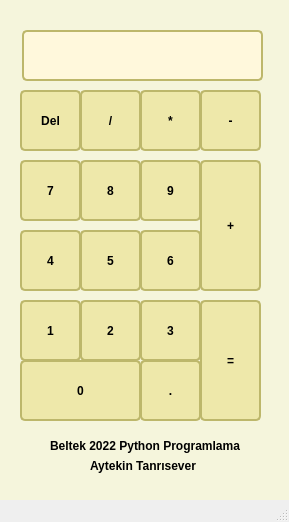
<?xml version="1.0" encoding="UTF-8"?>
<ui version="4.0">
 <class>MainWindow</class>
 <widget class="QMainWindow" name="MainWindow">
  <property name="geometry">
   <rect>
    <x>0</x>
    <y>0</y>
    <width>289</width>
    <height>522</height>
   </rect>
  </property>
  <property name="windowTitle">
   <string>Hesap Makinesi</string>
  </property>
  <property name="styleSheet">
   <string notr="true">.QWidget {
   background-color: beige;
}

/* Nice Windows-XP-style password character. */
QLineEdit[echoMode=&quot;2&quot;] {
    lineedit-password-character: 9679;
}

/* We provide a min-width and min-height for push buttons
   so that they look elegant regardless of the width of the text. */
QPushButton {
    background-color: palegoldenrod;
    border-width: 2px;
    border-color: darkkhaki;
    border-style: solid;
    border-radius: 5;
    padding: 3px;
    min-width: 9ex;
    min-height: 2.5ex;
}

QPushButton:hover {
   background-color: khaki;
}

/* Increase the padding, so the text is shifted when the button is
   pressed. */
QPushButton:pressed {
    padding-left: 5px;
    padding-top: 5px;
    background-color: #d0d67c;
}

QLabel, QAbstractButton {
    font: bold;
}

/* Mark mandatory fields with a brownish color. */
.mandatory {
    color: brown;
}

/* Bold text on status bar looks awful. */
QStatusBar QLabel {
   font: normal;
}

QStatusBar::item {
    border-width: 1;
    border-color: darkkhaki;
    border-style: solid;
    border-radius: 2;
}

QComboBox, QLineEdit, QSpinBox, QTextEdit, QListView {
    background-color: cornsilk;
    selection-color: #0a214c; 
    selection-background-color: #C19A6B;
}

QListView {
    show-decoration-selected: 1;
}

QListView::item:hover {
    background-color: wheat;
}

/* We reserve 1 pixel space in padding. When we get the focus,
   we kill the padding and enlarge the border. This makes the items
   glow. */
QLineEdit, QFrame {
    border-width: 2px;
    padding: 1px;
    border-style: solid;
    border-color: darkkhaki;
    border-radius: 5px;
}

/* As mentioned above, eliminate the padding and increase the border. */
QLineEdit:focus, QFrame:focus {
    border-width: 3px;
    padding: 0px;
}

/* A QLabel is a QFrame ... */
QLabel {
    border: none;
    padding: 0;
    background: none;
}

/* A QToolTip is a QLabel ... */
QToolTip {
    border: 2px solid darkkhaki;
    padding: 5px;
    border-radius: 3px;
    opacity: 200;
}

/* Nice to have the background color change when hovered. */
QRadioButton:hover, QCheckBox:hover {
    background-color: wheat;
}

/* Force the dialog's buttons to follow the Windows guidelines. */
QDialogButtonBox {
    button-layout: 0;
}

</string>
  </property>
  <widget class="QWidget" name="centralwidget">
   <widget class="QPushButton" name="btn_sil">
    <property name="geometry">
     <rect>
      <x>20</x>
      <y>90</y>
      <width>61</width>
      <height>61</height>
     </rect>
    </property>
    <property name="text">
     <string>Del</string>
    </property>
   </widget>
   <widget class="QPushButton" name="btn_bol">
    <property name="geometry">
     <rect>
      <x>80</x>
      <y>90</y>
      <width>61</width>
      <height>61</height>
     </rect>
    </property>
    <property name="text">
     <string>/</string>
    </property>
   </widget>
   <widget class="QPushButton" name="btn_carp">
    <property name="geometry">
     <rect>
      <x>140</x>
      <y>90</y>
      <width>61</width>
      <height>61</height>
     </rect>
    </property>
    <property name="text">
     <string>*</string>
    </property>
   </widget>
   <widget class="QPushButton" name="btn_cikart">
    <property name="geometry">
     <rect>
      <x>200</x>
      <y>90</y>
      <width>61</width>
      <height>61</height>
     </rect>
    </property>
    <property name="text">
     <string>-</string>
    </property>
   </widget>
   <widget class="QPushButton" name="btn_7">
    <property name="geometry">
     <rect>
      <x>20</x>
      <y>160</y>
      <width>61</width>
      <height>61</height>
     </rect>
    </property>
    <property name="text">
     <string>7</string>
    </property>
   </widget>
   <widget class="QPushButton" name="btn_topla">
    <property name="geometry">
     <rect>
      <x>200</x>
      <y>160</y>
      <width>61</width>
      <height>131</height>
     </rect>
    </property>
    <property name="text">
     <string>+</string>
    </property>
   </widget>
   <widget class="QPushButton" name="btn_8">
    <property name="geometry">
     <rect>
      <x>80</x>
      <y>160</y>
      <width>61</width>
      <height>61</height>
     </rect>
    </property>
    <property name="text">
     <string>8</string>
    </property>
   </widget>
   <widget class="QPushButton" name="btn_9">
    <property name="geometry">
     <rect>
      <x>140</x>
      <y>160</y>
      <width>61</width>
      <height>61</height>
     </rect>
    </property>
    <property name="text">
     <string>9</string>
    </property>
   </widget>
   <widget class="QPushButton" name="btn_6">
    <property name="geometry">
     <rect>
      <x>140</x>
      <y>230</y>
      <width>61</width>
      <height>61</height>
     </rect>
    </property>
    <property name="text">
     <string>6</string>
    </property>
   </widget>
   <widget class="QPushButton" name="btn_4">
    <property name="geometry">
     <rect>
      <x>20</x>
      <y>230</y>
      <width>61</width>
      <height>61</height>
     </rect>
    </property>
    <property name="text">
     <string>4</string>
    </property>
   </widget>
   <widget class="QPushButton" name="btn_5">
    <property name="geometry">
     <rect>
      <x>80</x>
      <y>230</y>
      <width>61</width>
      <height>61</height>
     </rect>
    </property>
    <property name="text">
     <string>5</string>
    </property>
   </widget>
   <widget class="QPushButton" name="btn_2">
    <property name="geometry">
     <rect>
      <x>80</x>
      <y>300</y>
      <width>61</width>
      <height>61</height>
     </rect>
    </property>
    <property name="text">
     <string>2</string>
    </property>
   </widget>
   <widget class="QPushButton" name="btn_1">
    <property name="geometry">
     <rect>
      <x>20</x>
      <y>300</y>
      <width>61</width>
      <height>61</height>
     </rect>
    </property>
    <property name="text">
     <string>1</string>
    </property>
   </widget>
   <widget class="QPushButton" name="btn_3">
    <property name="geometry">
     <rect>
      <x>140</x>
      <y>300</y>
      <width>61</width>
      <height>61</height>
     </rect>
    </property>
    <property name="text">
     <string>3</string>
    </property>
   </widget>
   <widget class="QPushButton" name="btn_esittir">
    <property name="geometry">
     <rect>
      <x>200</x>
      <y>300</y>
      <width>61</width>
      <height>121</height>
     </rect>
    </property>
    <property name="text">
     <string>=</string>
    </property>
   </widget>
   <widget class="QPushButton" name="btn_0">
    <property name="geometry">
     <rect>
      <x>20</x>
      <y>360</y>
      <width>121</width>
      <height>61</height>
     </rect>
    </property>
    <property name="text">
     <string>0</string>
    </property>
   </widget>
   <widget class="QPushButton" name="btn_nokta">
    <property name="geometry">
     <rect>
      <x>140</x>
      <y>360</y>
      <width>61</width>
      <height>61</height>
     </rect>
    </property>
    <property name="text">
     <string>.</string>
    </property>
   </widget>
   <widget class="QLineEdit" name="lineEdit">
    <property name="geometry">
     <rect>
      <x>22</x>
      <y>30</y>
      <width>241</width>
      <height>51</height>
     </rect>
    </property>
    <property name="font">
     <font>
      <pointsize>12</pointsize>
      <weight>75</weight>
      <bold>true</bold>
     </font>
    </property>
   </widget>
   <widget class="QLabel" name="label">
    <property name="geometry">
     <rect>
      <x>50</x>
      <y>430</y>
      <width>191</width>
      <height>31</height>
     </rect>
    </property>
    <property name="text">
     <string>Beltek 2022 Python Programlama</string>
    </property>
   </widget>
   <widget class="QLabel" name="label_2">
    <property name="geometry">
     <rect>
      <x>90</x>
      <y>450</y>
      <width>111</width>
      <height>31</height>
     </rect>
    </property>
    <property name="text">
     <string>Aytekin Tanrısever</string>
    </property>
   </widget>
  </widget>
  <widget class="QMenuBar" name="menubar">
   <property name="geometry">
    <rect>
     <x>0</x>
     <y>0</y>
     <width>289</width>
     <height>21</height>
    </rect>
   </property>
  </widget>
  <widget class="QStatusBar" name="statusbar"/>
 </widget>
 <resources/>
 <connections/>
</ui>
